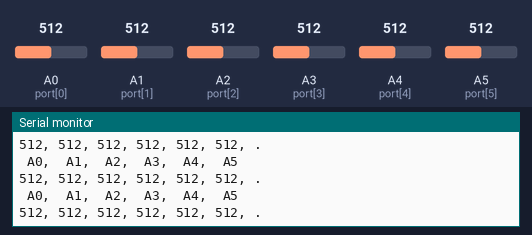
A sketch run on a simulated Arduino Uno, built with avr-gcc and run on an emulated ATmega328P. On the bench: the last lines printed to the serial monitor. Inputs (shaded band) come from the test bench; at power-on: A0 (port[0]) = 512, A1 (port[1]) = 512, A2 (port[2]) = 512, A3 (port[3]) = 512, A4 (port[4]) = 512, A5 (port[5]) = 512.

Above: at 1.5 s.
1.6 s: A0 (port[0]) set to 716
At 2.02 s:
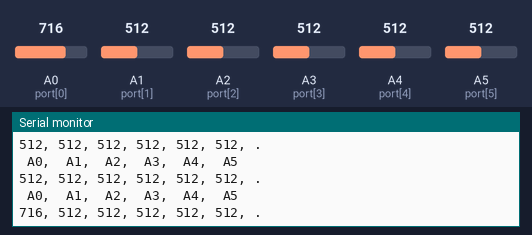
3.1 s: A1 (port[1]) set to 716
At 3.23 s:
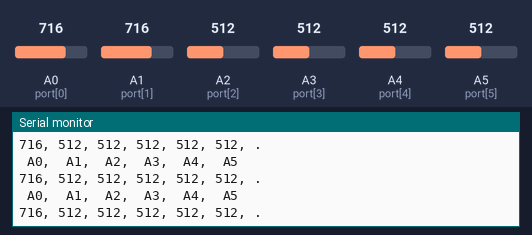
4.6 s: A2 (port[2]) set to 716
At 4.74 s:
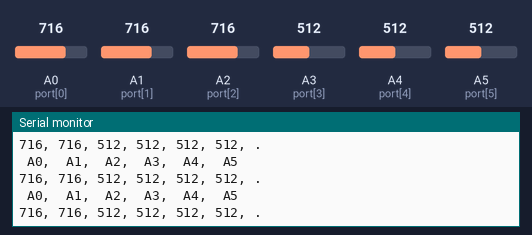
6.1 s: A3 (port[3]) set to 716
At 6.25 s:
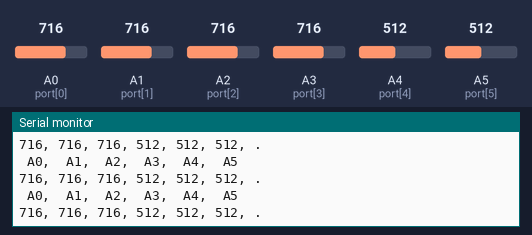
7.6 s: A4 (port[4]) set to 716
At 7.76 s:
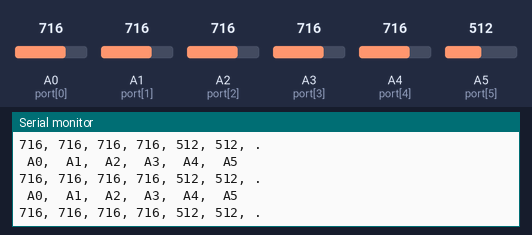
9.1 s: A5 (port[5]) set to 716
At 9.27 s:
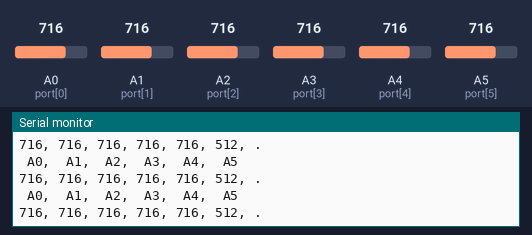

The sketch:

AnalogRead_6values.ino
```cpp
//#include "Mouse.h"
//#include "Keyboard.h"

#define DOF 6
#define TX 0 // translation X
#define TY 1 // translation Y
#define TZ 2 // translation Z
#define RX 3 // rotation X
#define RY 4 // rotation Y
#define RZ 5 // rotation Z

#define SELECTED_APP 1 // 0 for Blender, 1 for Fusion 360 (index of appSetting[] )

#define MAX_APP 5 // number of apps. Currently no function to switch between apps.
#define MAX_MOTION_SET 5 // number of motion set (rotation, translation, zoom, ..) for each app
#define MAX_KEYS 5 // number of simultaneously pressed keys and buttons

#define INVALID -1 // invalid flag / terminator


/// hardware settings
#define TOTAL_DELAY 30 // motion sending cycle
#define INT_DELAY 1 // delay between key and button operations
#define DEAD_THRES 0 // threshold to ignore small motion
#define SPEED_PARAM 300 // larger is slower

// ports of analog input for joysticks
int port[DOF] = {A0, A1, A2, A3, A4, A5};

#define abs(x) ((x)<0?(-x):(x))

int origin[DOF]; // initial sensor values

void setup() {
Serial.begin(115200);
  Serial.println();
  Serial.println("Analog Read");
  Serial.println(" A0, A1, A2, A3, A4, A5");
  //Mouse.begin();
  //Keyboard.begin();
  delay(300);
  for(int i = 0; i < DOF; i++) {
    Serial.print( analogRead(port[i]));
    Serial.print(", ");
  }
  Serial.println(".");
}


void loop() {
  // read sensor value and subtract original position
  Serial.println("");
  Serial.println(" A0,  A1,  A2,  A3,  A4,  A5");
  for(int i = 0; i < DOF; i++) {
    Serial.print( analogRead(port[i]));
    Serial.print(", ");
  }
  Serial.println(".");
  delay(300);
}
```

Measured:
- after the input at 1.6 s, the serial monitor: prints a new line after 0.22 s (image 1)
